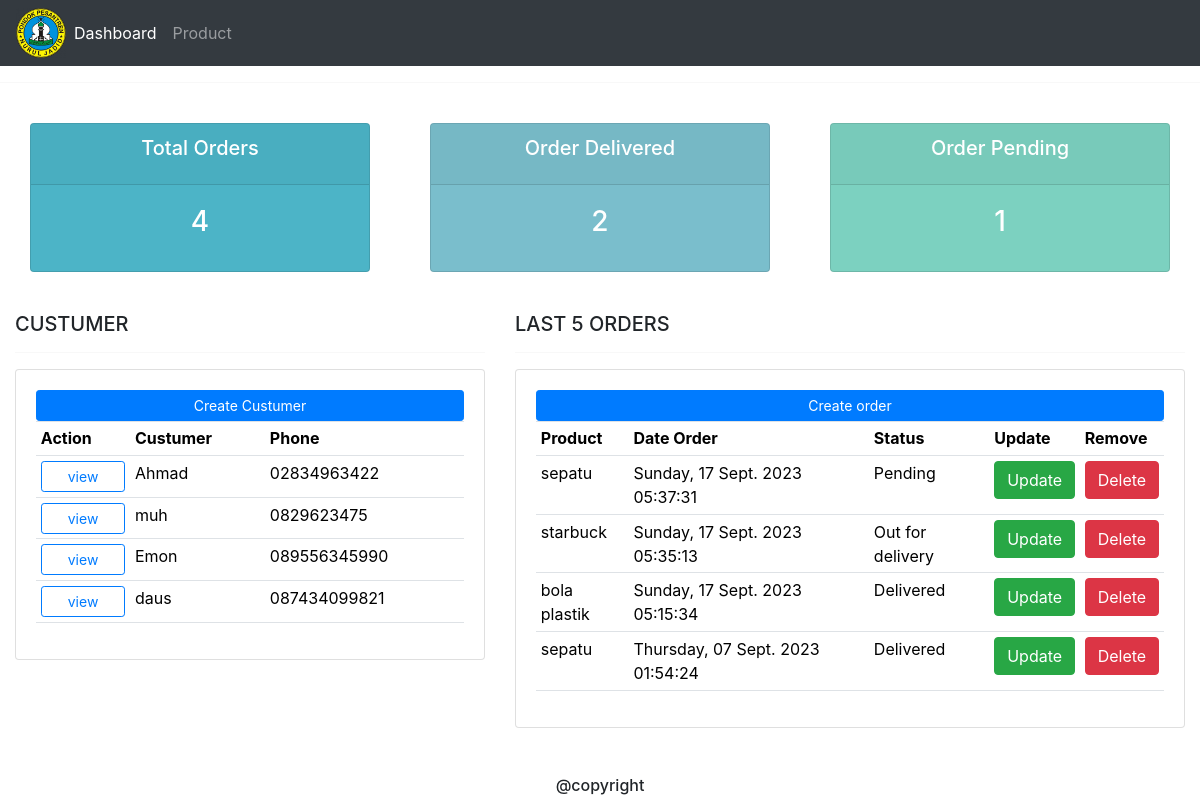
The page / on the database its author committed.
### data/models.py (models this page shows, shortened)
class Custumer(models.Model) :
    CATEGORY=()
    name =models.CharField(max_length=200, blank=True, null=True)
    phone =models.CharField(max_length=200, blank=True, null=True)
    email =models.CharField(max_length=200, blank=True, null=True)
    date_created= models.DateTimeField(auto_now_add=True, null=True)

class Order(models.Model):
    STATUS=(
        ('Pending', 'Pending'),
        ('Out for delivery', 'Out for delivery'),
        ('Delivered', 'Delivered'),
    )
    custumer = models.ForeignKey(Custumer, null=True, on_delete=models.SET_NULL)
    product = models.ForeignKey(Product, null=True, on_delete=models.SET_NULL)
    date_created = models.DateTimeField(auto_now_add=True, null=True)
    status = models.CharField(max_length=200, null=True, choices=STATUS)

class Product(models.Model):
    CATEGORY=(
        ('Indoor', 'Indoor'),
        ('Out door', 'Out door'),
    )
    name = models.CharField(max_length=200, blank=True, null=True)
    price = models.IntegerField(blank=True, null=True)
    category = models.CharField(max_length=200, blank=True, null=True, choices=CATEGORY)
    description = models.CharField(max_length=200, blank=True, null=True)
    date_created = models.DateTimeField(auto_now_add=True, null=True)
    tag = models.ManyToManyField(tag)
    def __str__(self):
        return self.name

### data/views.py (the view)
# urls.py: path('', views.home, name='home'),
def home(request):
    list_custumer = Custumer.objects.order_by('id')
    list_order = Order.objects.order_by('-id')
    total_order = list_order.count()
    delivered = list_order.filter(status = 'Delivered').count()
    pending = list_order.filter(status = 'Pending').count()
    context = {
        'judul': 'halaman beranda',
        'menu': 'home',
        'custumer' :list_custumer,
        'order' :list_order,
        'data_total_orders':total_order,
        'delivered':delivered,
        'pending':pending,
    }
    return render(request, 'data/dashboard.html', context)

### data/templates/data/dashboard.html
{% extends "data/main.html" %}
{% block content %}
{% include "data/status.html" %}
<br>
<div class="container-fluid">
    <div class="row">
        <div class="col-md-5">
            <h5>CUSTUMER</h5>
            <hr>
            <div class="card card-body">
                <a href="{% url 'create_custumer' %}" class="btn btn-primary  btn-sm btn-block ">Create Custumer</a>
                <table class="table table-sm">
                    <tr>
                        <th>Action</th>
                        <th>Custumer</th>
                        <th>Phone</th>
                    </tr>
                    {% for datacustumer in custumer %}
                    <tr>
                        <td><a href="{%  url 'custumer' datacustumer.id %}"
                                class="btn btn-outline-primary btn-sm btn-block ">view</a></td>
                        <td>
                            {{ datacustumer.name }}
                        </td>
                        <td>
                            {{ datacustumer.phone}}
                        </td>
                    </tr>
                    {% endfor %}
                </table>
            </div>
        </div>
        <div class="col-md-7">
            <h5>LAST 5 ORDERS</h5>
            <hr>
            <div class="card card-body">
                <a href="{% url 'create_order' %}" class="btn btn-primary  btn-sm btn-block ">Create order</a>
                <table class="table table-sm">
                    <tr>
                        <th>Product</th>
                        <th>Date Order</th>
                        <th>Status</th>
                        <th>Update</th>
                        <th>Remove</th>
                    </tr>
                    {% for dataorder in order %}
                    <tr>
                        <td>
                            {{ dataorder.product }}
                        </td>
                        <td>
                            {{ dataorder.date_created|date:"l, d N Y" }}
                            {{ dataorder.date_created|time:"H:i:s" }}
                        </td>
                        <td>
                            {{ dataorder.status }}
                        </td>
                        <td><a href="{% url 'update_order' dataorder.id %}" class="btn btn-success">Update</a></td>
                        <td><a href="{% url 'delete_order' dataorder.id %}" class="btn btn-danger">Delete</a></td>
                    </tr>
                    {% endfor %}
                </table>
            </div>
        </div>
    </div>
</div>
<br><br>
<footer><b><strong>
            <h6>
                <center>@copyright</center>
            </h6>
        </strong></b></footer>
{% endblock content %}

### data/templates/data/main.html (shortened to what this page needs)
{% load static %}
<!DOCTYPE html>
<html lang="en">
<head>
    <link rel="stylesheet" href="{% static '/css/main.css' %}">
    <link href="https://cdn.jsdelivr.net/npm/bootstrap@5.3.1/dist/css/bootstrap.min.css" rel="stylesheet">
    <link rel="stylesheet" href="https://cdn.jsdelivr.net/npm/bootstrap@4.0.0/dist/css/bootstrap.min.css">
  </head>
<body>
    {% include "data/navbar.html" %}
        <hr>
        {% block content %}
        {% endblock content %}
</body>
</html>

### data/templates/data/navbar.html (shortened to what this page needs)
{% load static %}
<nav class="navbar navbar-expand-lg navbar-dark bg-dark">
    <img src="{% static '/images/logonj.png' %}" alt="" srcset="" id="logo">
    <div class="collapse navbar-collapse" id="navbarNav">
      <ul class="navbar-nav">
        <li class="nav-item active">
          <a class="nav-link {% if menu == 'home' %} active {% endif %}" href="{% url 'home' %}"><span> Dashboard </span></a>
        </li>
        <li class="nav-item">
          <a class="nav-link {% if menu == 'products' %} active {% endif %}" href="{% url 'products' %}">Product</a>
        </li>
      </ul>
    </div>
  </nav>

### data/templates/data/status.html
<br>
<div class="container-fluid">
    <div class="row">
        <div class="col">
            <div class="col-md">
                <div class="card text-center text-white mb-3" id="total-orders">
                    <div class="card-header">
                        <h5 class="card-title">Total Orders</h5>
                    </div>
                    <div class="card-body">
                        <h3 class="card-title">{{ data_total_orders }}</h3>
                    </div>
                </div>
            </div>
        </div>
        <div class="col">
            <div class="col-md">
                <div class="card text-center text-white mb-3" id="orders-delivered">
                    <div class="card-header">
                        <h5 class="card-title">Order Delivered</h5>
                    </div>
                    <div class="card-body">
                        <h3 class="card-title">{{ delivered }}</h3>
                    </div>
                </div>
            </div>
        </div>
        <div class="col">
            <div class="col-md">
                <div class="card text-center text-white mb-3" id="orders-pending">
                    <div class="card-header">
                        <h5 class="card-title">Order Pending</h5>
                    </div>
                    <div class="card-body">
                        <h3 class="card-title">{{ pending }}</h3>
                    </div>
                </div>
            </div>
        </div>
    </div>
</div>

### static/css/main.css (style rules this page uses)
#logo { width: 50px; }
body { background-color: #ebeff5; }
#total-orders { background-color: #4cb4c7; }
#orders-delivered { background-color: #7abecc; }
#orders-pending { background-color: #7cd1c0; }

### rows shown on the page
Custumer: name "Ahmad", phone "02834963422"
Custumer: name "muh", phone "0829623475"
Custumer: name "Emon", phone "089556345990"
Custumer: name "daus", phone "087434099821"
Order: product "sepatu", date_created "Sunday, 17 Sept. 2023", date_created "05:37:31", status "Pending"
Order: product "starbuck", date_created "Sunday, 17 Sept. 2023", date_created "05:35:13", status "Out for delivery"
Order: product "bola plastik", date_created "Sunday, 17 Sept. 2023", date_created "05:15:34", status "Delivered"
Order: product "sepatu", date_created "Thursday, 07 Sept. 2023", date_created "01:54:24", status "Delivered"

### other values the page prints
{{ data_total_orders }} "4"
{{ delivered }} "2"
{{ pending }} "1"
